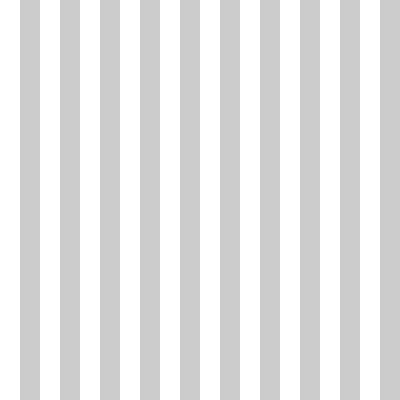
Frame 1 (no input)
Frame 60 (the mouse pressed at the canvas centre just before this capture): identical to frame 1, image omitted
Frame 120 (the mouse held since frame 60 and released just before this capture): identical to frame 1, image omitted

The Processing sketch that drew this single still picture (run headless with seeded random() and noise(); from frame 60 on, the mouse is pressed at the canvas centre):

// Processing sketch: processing_48964
// ── processing_48964.pde

Stripe[] myStripes = new Stripe[10];

void setup() { 
  size(400,400); 
  smooth();   
  noStroke(); 
  
  for(int i=0; i<myStripes.length; i++) { 
    
    myStripes[i] = new Stripe(i*40);  
    
  }
  
}

void draw() { 
  
  
 for(int i=0; i<myStripes.length; i++) { 
    
   
    myStripes[i].drawStripe();  
    
  } 
  
}




class Stripe {
  
  float x; 
  float w; 

  // constructor
  Stripe(float xpos) { 
    
    x = xpos; 
    w = 20; 
  
  }  

  void drawStripe() { 
   
     rect(x, 0, w, height); 
   
    
  }
  
}
